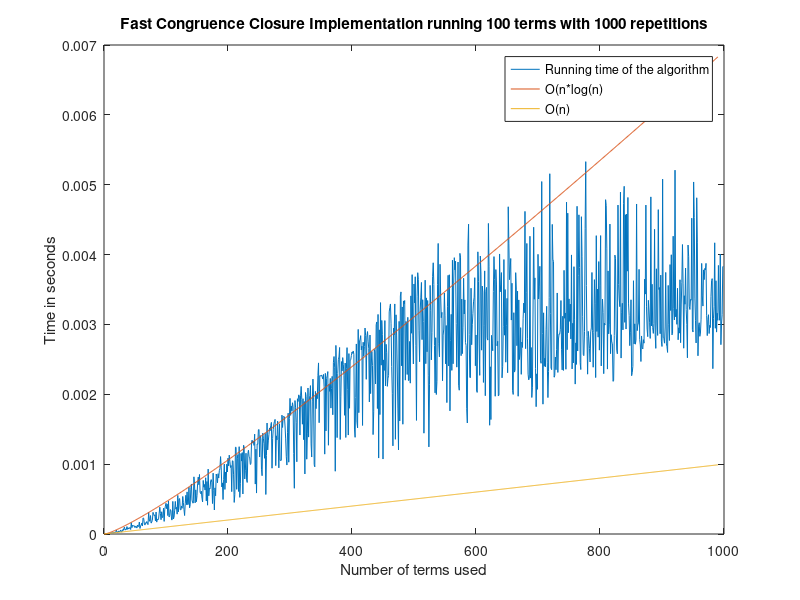

Source code (MATLAB):
clear;
clf;
M = csvread('performance1000_100rep.csv');
plot(M(:, 1), M(:, 2));
hold on;
[a, b] = size(M);
x = 0:a;
plot(x, 0.000001*x.*log(x));
plot(x, 0.000001*x);
title('Fast Congruence Closure Implementation running 100 terms with 1000 repetitions');
xlabel('Number of terms used');
ylabel('Time in seconds');
legend('Running time of the algorithm', 'O(n*log(n)', 'O(n)');